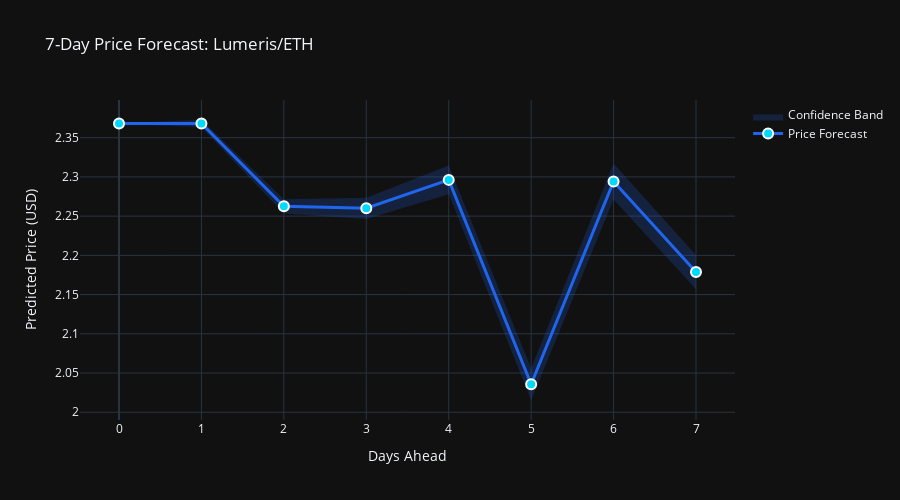

Here is the notebook cell this chart was saved with:
### Code cell
# Interactive forecast chart with confidence bands
fig = go.Figure()

# Add current price as starting point
days = [0] + forecast_df['day'].tolist()
prices = [eth_prediction['current_price']] + forecast_df['predicted_price'].tolist()
confidences = [1.0] + forecast_df['confidence'].tolist()

# Calculate confidence bands (±2%)
upper_band = [p * (1 + 0.02 * (1 - c)) for p, c in zip(prices, confidences)]
lower_band = [p * (1 - 0.02 * (1 - c)) for p, c in zip(prices, confidences)]

# Confidence band
fig.add_trace(go.Scatter(
    x=days + days[::-1],
    y=upper_band + lower_band[::-1],
    fill='toself',
    fillcolor='rgba(32, 101, 237, 0.2)',
    line=dict(color='rgba(255,255,255,0)'),
    name='Confidence Band',
    showlegend=True
))

# Forecast line
fig.add_trace(go.Scatter(
    x=days,
    y=prices,
    mode='lines+markers',
    name='Price Forecast',
    line=dict(color=CYBER_BLUE, width=3),
    marker=dict(size=10, color=CYBER_CYAN, line=dict(color='white', width=2))
))

fig.update_layout(
    title=f'7-Day Price Forecast: {eth_prediction["pool_name"]}',
    xaxis_title='Days Ahead',
    yaxis_title='Predicted Price (USD)',
    height=500,
    template='plotly_dark',
    hovermode='x unified'
)

fig.show()

### Figure 1 — Plotly figure (JSON) as saved in the notebook; plotly's stock layout.template omitted (floating-point values rounded to 4 significant figures)
{"data": [{"fill": "toself", "fillcolor": "rgba(32, 101, 237, 0.2)", "line": {"color": "rgba(255,255,255,0)"}, "name": "Confidence Band", "showlegend": true, "type": "scatter", "x": [0, 1, 2, 3, 4, 5, 6, 7, 7, 6, 5, 4, 3, 2, 1, 0], "y": [2.368, 2.373, 2.272, 2.274, 2.315, 2.056, 2.317, 2.2, 2.157, 2.271, 2.015, 2.278, 2.246, 2.253, 2.363, 2.368]}, {"line": {"color": "#2065ed", "width": 3}, "marker": {"color": "#00d9ff", "line": {"color": "white", "width": 2}, "size": 10}, "mode": "lines+markers", "name": "Price Forecast", "type": "scatter", "x": [0, 1, 2, 3, 4, 5, 6, 7], "y": [2.368, 2.368, 2.263, 2.26, 2.296, 2.036, 2.294, 2.179]}], "layout": {"height": 500, "hovermode": "x unified", "title": {"text": "7-Day Price Forecast: Lumeris/ETH"}, "xaxis": {"title": {"text": "Days Ahead"}}, "yaxis": {"title": {"text": "Predicted Price (USD)"}}}}
